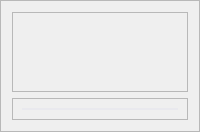
        <widget class="QFrame" name="frame_ColumnLeft">
         <property name="maximumSize">
          <size>
           <width>225</width>
           <height>16777215</height>
          </size>
         </property>
         <property name="styleSheet">
          <string notr="true"/>
         </property>
         <property name="frameShape">
          <enum>QFrame::StyledPanel</enum>
         </property>
         <property name="frameShadow">
          <enum>QFrame::Raised</enum>
         </property>
         <layout class="QGridLayout" name="gridLayout_6">
          <item row="0" column="0">
           <widget class="QFrame" name="frame_4">
            <property name="minimumSize">
             <size>
              <width>0</width>
              <height>80</height>
             </size>
            </property>
            <property name="maximumSize">
             <size>
              <width>16777215</width>
              <height>80</height>
             </size>
            </property>
            <property name="frameShape">
             <enum>QFrame::StyledPanel</enum>
            </property>
            <property name="frameShadow">
             <enum>QFrame::Raised</enum>
            </property>
            <layout class="QVBoxLayout" name="verticalLayout_7"/>
           </widget>
          </item>
          <item row="1" column="0">
           <widget class="QFrame" name="frame_7">
            <property name="frameShape">
             <enum>QFrame::StyledPanel</enum>
            </property>
            <property name="frameShadow">
             <enum>QFrame::Raised</enum>
            </property>
            <layout class="QVBoxLayout" name="verticalLayout_6">
             <item>
              <widget class="QFrame" name="frame">
               <property name="minimumSize">
                <size>
                 <width>0</width>
                 <height>2</height>
                </size>
               </property>
               <property name="maximumSize">
                <size>
                 <width>16777215</width>
                 <height>2</height>
                </size>
               </property>
               <property name="styleSheet">
                <string notr="true">QFrame{
	background-color: #e9e9ee;
	border:0px;
}</string>
               </property>
               <property name="frameShape">
                <enum>QFrame::StyledPanel</enum>
               </property>
               <property name="frameShadow">
                <enum>QFrame::Raised</enum>
               </property>
              </widget>
             </item>
            </layout>
           </widget>
          </item>
         </layout>
        </widget>
